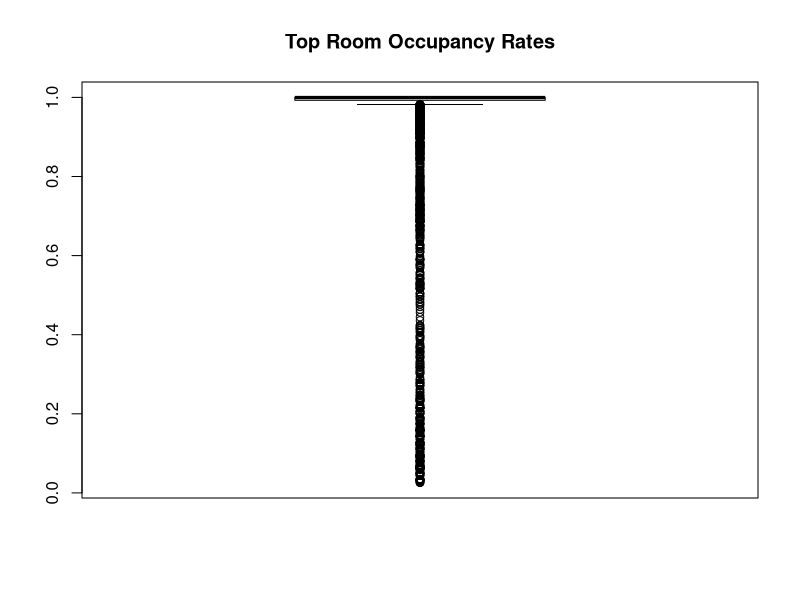
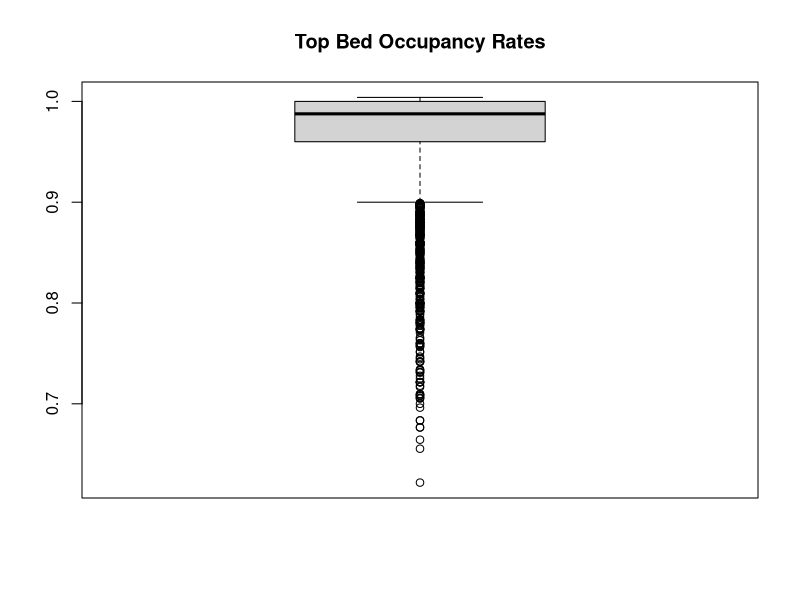
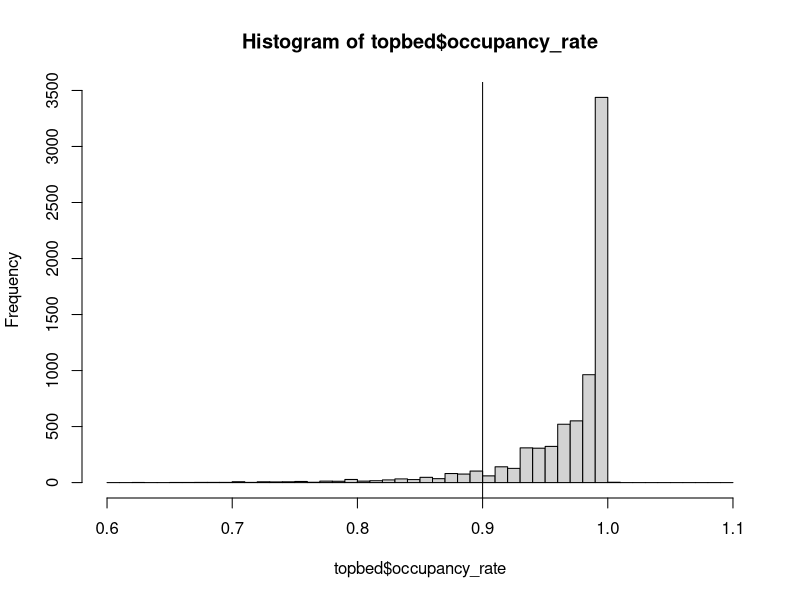
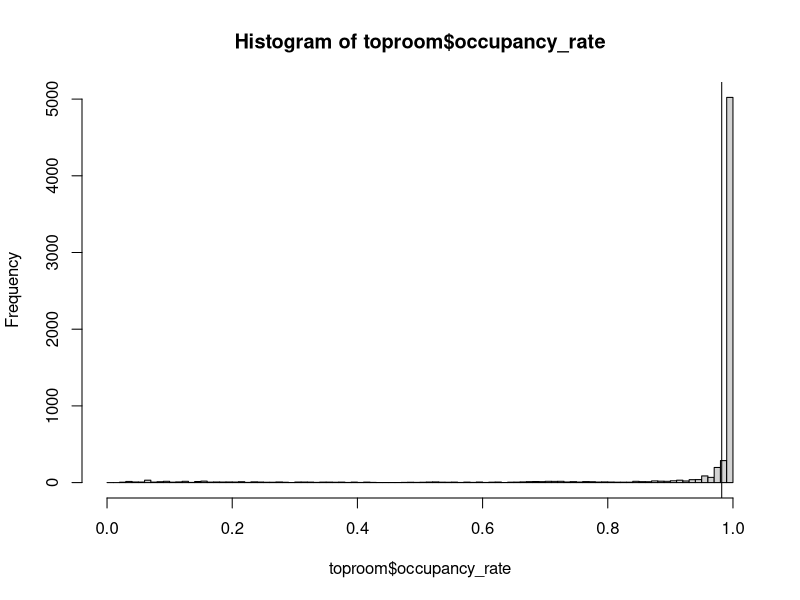

The R source for these figures, in order:
## ---- chunk 1
knitr::opts_chunk$set(echo = TRUE)
## ---- chunk 2
library(tidyverse)
## ---- chunk 3
topbed <- read.csv("top_5_bed_based_shelters.csv")
toproom <- read.csv("top_5_room_based_shelters.csv")

topbed$OCCUPANCY_DATE <- as.Date(topbed$OCCUPANCY_DATE)
toproom$OCCUPANCY_DATE <- as.Date(toproom$OCCUPANCY_DATE)
## ---- chunk 4
#boxplot(toproom$occupancy_rate, ylim=c(0.95, 1))
boxplot(toproom$occupancy_rate, main="Top Room Occupancy Rates")
boxplot(topbed$occupancy_rate, main="Top Bed Occupancy Rates")
## ---- chunk 5
# add lines to show Q1 - 1.5*IQR ie. boundary for where outliers begin
q3.bed <- quantile(topbed$occupancy_rate, .75)
q1.bed <- quantile(topbed$occupancy_rate, .25)
q3.room <- quantile(toproom$occupancy_rate, .75)
q1.room <- quantile(toproom$occupancy_rate, .25)

ol.bed <- q1.bed - 1.5*(q3.bed - q1.bed)
ol.room <- q1.room - 1.5*(q3.room - q1.room) 


bks <- seq(0, 1, by=.01)
# top bed
hist(topbed$occupancy_rate, breaks= seq(.6, 1.1, .01))
abline(v=ol.bed)
# top room
hist(toproom$occupancy_rate, breaks=bks)
abline(v=ol.room)

# histogram plot by shelter (par the graphics here)

# plot everything except 100% 
## ---- chunk 6

# keep only the outliers

# by default cutoff
outdef.bed <- topbed %>% select(OCCUPANCY_DATE, occupancy_rate) %>% 
  filter(occupancy_rate <= ol.bed)

outdef.room <- toproom %>% select(OCCUPANCY_DATE, occupancy_rate) %>% 
  filter(occupancy_rate <= ol.room)


# with cutoff at 99%
out99.bed <- topbed %>% select(OCCUPANCY_DATE, occupancy_rate) %>% 
  filter(occupancy_rate <= .99)

out99.room <- toproom %>% select(OCCUPANCY_DATE, occupancy_rate) %>% 
  filter(occupancy_rate <= .99)


# with cutoff where it flattens out
outflat.bed <- topbed %>% select(OCCUPANCY_DATE, occupancy_rate) %>% 
  filter(occupancy_rate <= .99)

outflat.room <- toproom %>% select(OCCUPANCY_DATE, occupancy_rate) %>% 
  filter(occupancy_rate <= .99)
